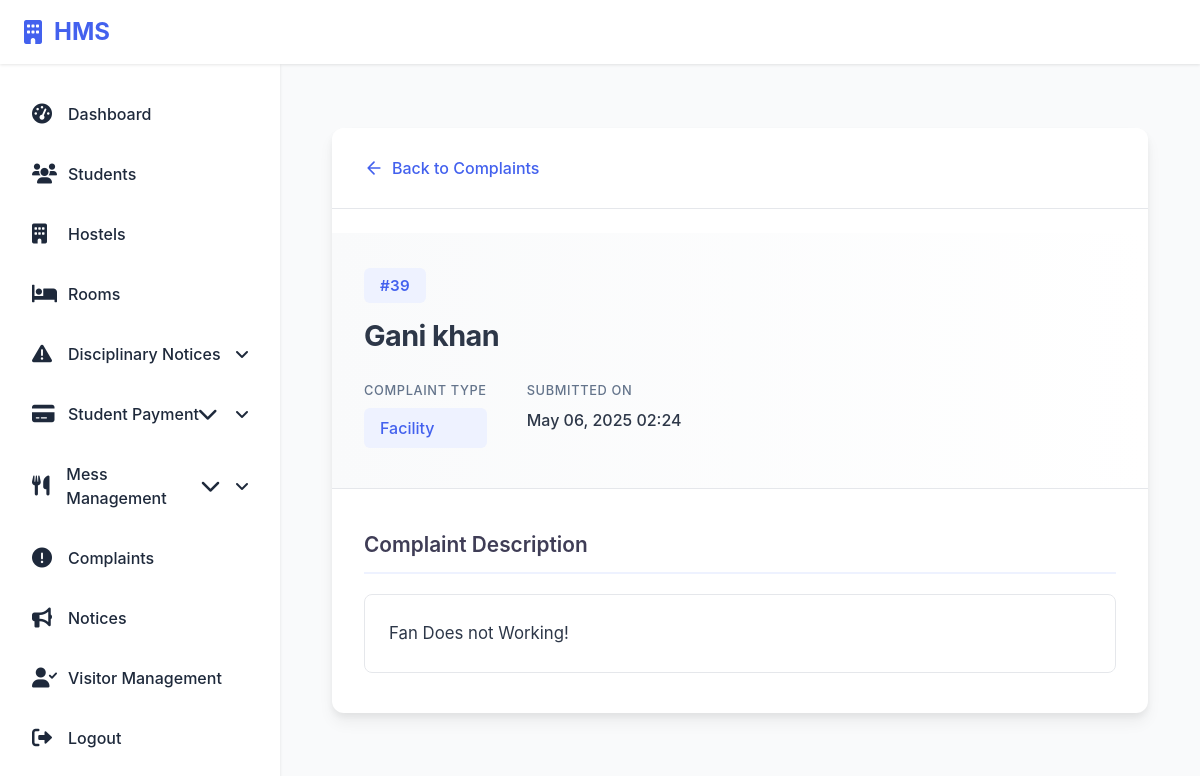
/hostel/complaint/39/ (signed in), run on the app's committed database.
### hostel/models.py (models this page shows, shortened)
class Complaint(models.Model):
    Complaint_ID = models.AutoField(primary_key=True)
    Student_ID = models.ForeignKey('Student', on_delete=models.CASCADE)
    Admin_ID = models.ForeignKey('Admin', on_delete=models.CASCADE)
    Complaint_Description = models.TextField()
    Complaint_Type = models.CharField(max_length=255)
    Created_At = models.DateTimeField(auto_now_add=True)
    Updated_At = models.DateTimeField(auto_now=True)
    is_read = models.BooleanField(default=False)  # Track if complaint is read

class Student(models.Model):
    Room_ID = models.ForeignKey(Room, on_delete=models.SET_NULL, null=True, related_name="students")
    Hostel_ID = models.ForeignKey(Hostel, on_delete=models.SET_NULL, null=True)
    PAYMENT_STATUS_CHOICES = [
        ('NOT_PAID', 'Not Paid'),
        ('PARTIALLY_PAID', 'Partially Paid'),
        ('FULLY_PAID', 'Fully Paid'),
    ]
    Student_ID = models.AutoField(primary_key=True)
    Registration_Number = models.CharField(max_length=20, unique=True, null=True, blank=True)
    user = models.OneToOneField(User, on_delete=models.CASCADE, null=True)
    profile_picture = models.ImageField(upload_to='student_profiles/', null=True, blank=True)
    F_Name = models.CharField(max_length=50)
    L_Name = models.CharField(max_length=50)
    Contact_Info = models.CharField(max_length=100)
    Address = models.TextField()
    Department = models.CharField(max_length=100)
    FatherName = models.CharField(max_length=50)
    fee_status = models.CharField(max_length=20, choices=PAYMENT_STATUS_CHOICES, default='NOT_PAID')
    total_paid_amount = models.DecimalField(max_digits=10, decimal_places=2, default=0)
    room_price = models.DecimalField(max_digits=10, decimal_places=2, default=0)
    total_fee = models.DecimalField(max_digits=10, decimal_places=2, default=0)  # Added for storing total fee
    paid_installment_count = models.IntegerField(default=0)  # Added missing field

### hostel/views.py (the view)
# urls.py: path('complaint/<int:complaint_id>/', views.view_complaint, name='view_complaint'),
@login_required
def view_complaint(request, complaint_id):
    complaint = get_object_or_404(Complaint, Complaint_ID=complaint_id)
    return render(request, 'notice_complaint_management/view_complaint.html', {'complaint': complaint})

### hostel/templates/notice_complaint_management/view_complaint.html (shortened to what this page needs)
{% extends 'base.html' %}
{% block content %}
<div class="container">
    <div class="complaint-details">
        <div class="back-link">
            <a href="{% url 'list_complaints' %}" class="return-button">
                <svg xmlns="http://www.w3.org/2000/svg" width="20" height="20" viewBox="0 0 24 24" fill="none" stroke="currentColor" stroke-width="2" stroke-linecap="round" stroke-linejoin="round">
                    <path d="M19 12H5M12 19l-7-7 7-7"/>
                </svg>
                Back to Complaints
            </a>
        </div>
        <div class="complaint-header">
            <div class="header-content">
                <div class="complaint-id">
                    <span class="id-badge">#{{ complaint.Complaint_ID }}</span>
                </div>
                <h1>{{ complaint.Student_ID.F_Name }} {{ complaint.Student_ID.L_Name }}</h1>
                <div class="complaint-meta">
                    <div class="meta-item">
                        <span class="meta-label">Complaint Type</span>
                        <span class="type-badge">{{ complaint.Complaint_Type }}</span>
                    </div>
                    <div class="meta-item">
                        <span class="meta-label">Submitted On</span>
                        <span class="date-value">{{ complaint.Created_At|date:"M d, Y H:i" }}</span>
                    </div>
                </div>
            </div>
        </div>
        <div class="complaint-body">
            <div class="section">
                <h2>Complaint Description</h2>
                <div class="description-content">
                    {{ complaint.Complaint_Description }}
                </div>
            </div>
        </div>
    </div>
</div>
{% endblock %}

### hostel/static/css/showcase_notice.css (style rules this page uses)
:root { --primary-color: #4a6fdc; --primary-hover: #3d5cba; --success-color: #28a745; --danger-color: #dc3545; --warning-color: #ffc107; --light-gray: #f8f9fa; --medium-gray: #e9ecef; --dark-gray: #343a40; --border-color: #dee2e6; --shadow: 0 0.125rem 0.25rem rgba(0, 0, 0, 0.075); --transition: all 0.2s ease-in-out; }
.back-link { margin-bottom: 1.5rem; }
.back-link a { display: inline-flex; align-items: center; color: var(--primary-color); text-decoration: none; font-weight: 500; transition: var(--transition); }

### hostel/templates/base.html (style rules this page uses)
:root { --primary-color: #2563eb; --background-color: #f8fafc; --text-color: #1e293b; --sidebar-width: 280px; --header-height: 64px; --shadow-sm: 0 1px 2px 0 rgb(0 0 0 / 0.05); }
* { margin: 0; padding: 0; box-sizing: border-box; }
body { font-family: 'Inter', system-ui, -apple-system, sans-serif; background: var(--background-color); color: var(--text-color); min-height: 100vh; position: relative; }

### data on the page
Complaint: Complaint_ID "39", Student_ID.F_Name "Gani", Student_ID.L_Name "khan", Complaint_Type "Facility", Created_At "May 06, 2025 02:24", Complaint_Description "Fan Does not Working!"
